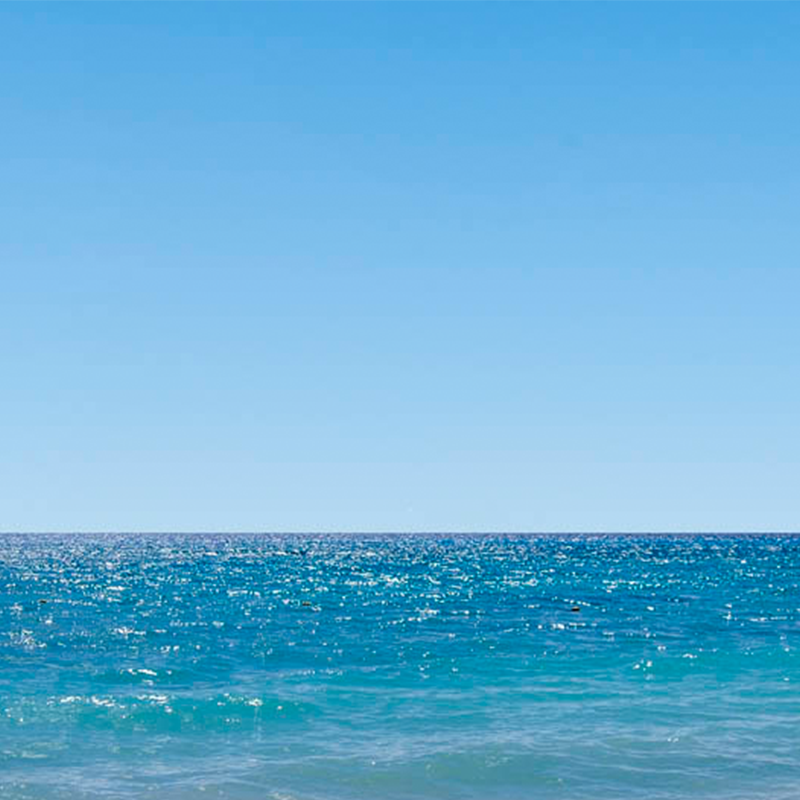
#> input picture target.png, 800 x 800 px
$ python main.py
#> lines starting #> are read from the running program, lines starting #| are printed output that depends on the picture
#> in read_image, data is the input picture: shape (800, 800, 4); mean R, G, B, A 104.3, 176.7, 216.8, 255
#> call 2 of read_image, with path = 'source.png'
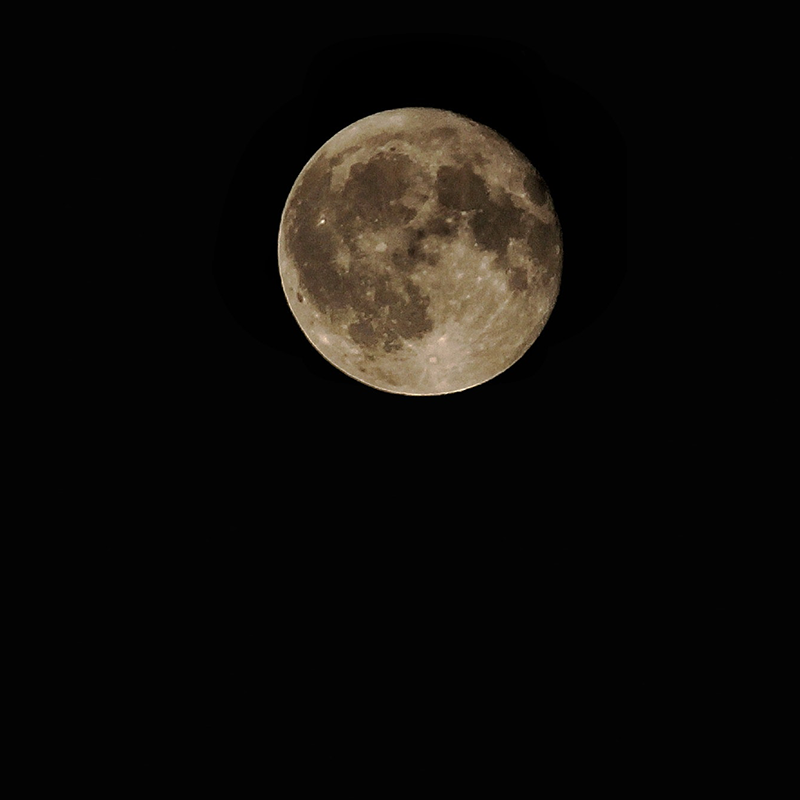
#> input picture source.png, 800 x 800 px
#> in read_image, data is the input picture: shape (800, 800, 4); mean R, G, B, A 14.5, 12.4, 9.8, 255
#> call 3 of read_image, with path = 'mask.png'
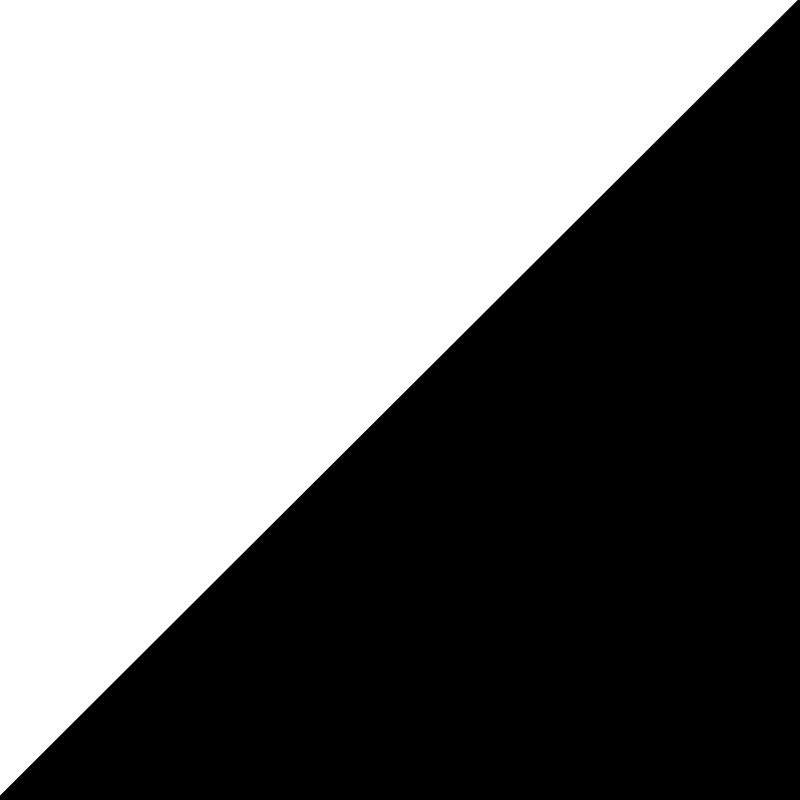
#> input picture mask.png, 800 x 800 px
#> in read_image, data is the input picture: shape (800, 800, 4); mean R, G, B, A 126.4, 126.4, 126.4, 255
#> in read_mask, `return image.mean(axis=2)`:
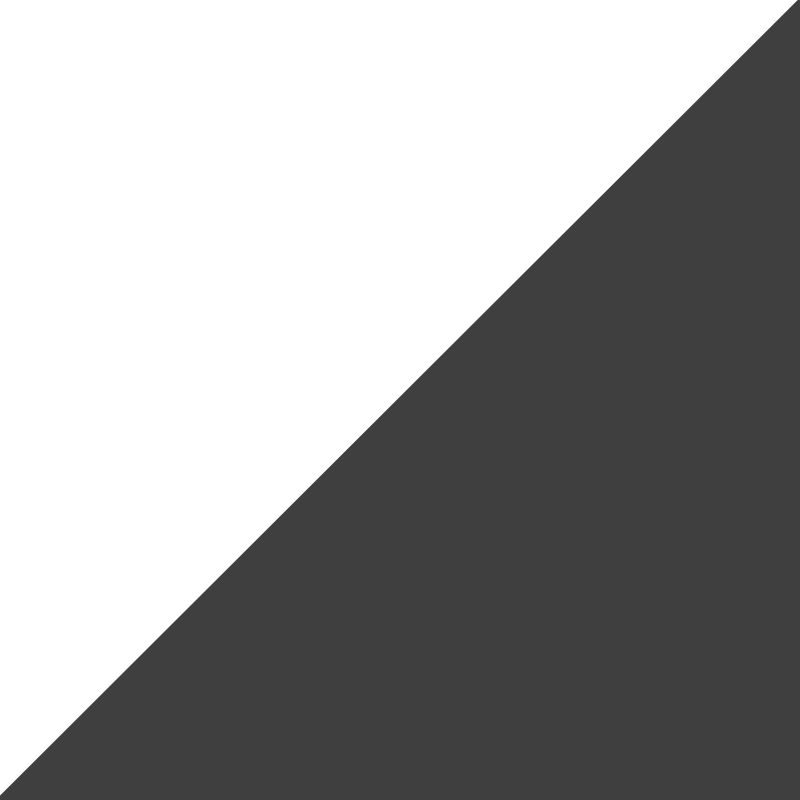
#> returned value: shape (800, 800) float64; min 0.25, max 1, mean 0.622
### blending.py
import typing
import numpy as np
import cv2

# References
# https://www.youtube.com/watch?v=HfM9s2ehErE
# https://theailearner.com/tag/image-blending-with-pyramid-and-mask/
# https://www.tutorialspoint.com/how-to-find-laplassian-pyramids-for-an-image-using-opencv-in-python

class Blending(typing.Protocol):
    def __call__(self, target: np.ndarray, source: np.ndarray, mask: np.ndarray): ...


# SCORE +3: For submitting  YOUR OWN target image, source image, mask image
# SCORE +2: For submitting the output for NaiveBlending and MultiBandBlending

class NaiveBlending(Blending):
    def __call__(self, target: np.ndarray, source: np.ndarray, mask: np.ndarray):
        assert target.ndim == 3
        H, W, C = target.shape
        assert source.shape == (H, W, C)
        assert mask.shape == (H, W)

        mask = mask[:, :, np.newaxis]

        # target -> background
        # source -> object to be added
        # mask -> source mask
        return target * (1 - mask) + source * mask


class MultiBandBlending(Blending):

    def __init__(self, num_levels) -> None:
#> called with num_levels = 9
        super().__init__()
        self.num_levels = num_levels
#> self.num_levels = 9

    def gaussian_pyramid(self, image: np.ndarray) -> typing.List[np.ndarray]:
        # SCORE +2: Generate a Gaussian Pyramid using the input 'image' of shape (H, W)
        # Hint: use cv2.pyrDown
        # Hint: The pyramid goes smaller the higher the index (pyramid[0] is bigger than pyramid[1], large->small)

        pyramid = [image]
        for i in range(self.num_levels - 1):
            pyramid.append(cv2.pyrDown(pyramid[i]))
        return pyramid

    def laplacian_pyramid(self, image: np.ndarray) -> typing.List[np.ndarray]:
        # SCORE +4: Generate a Gaussian Pyramid using the input 'image' of shape (H, W)
        # Hint: use cv2.pyrDown, and cv2.pyrUp
        # Hint: The pyramid goes smaller the higher the index (pyramid[0] is bigger than pyramid[1], large->small)
        # Hint: Replace 'None' with the correct expression

        pyramid = []
        current = image.copy()
        for i in range(self.num_levels - 1):
            lowfreq_features = cv2.pyrDown(current)
            lowfreq_features_upsampled = cv2.pyrUp(lowfreq_features, dstsize = (current.shape[1], current.shape[0])) # check if correct that it blurs the img again, check if need to specify dstsize https://www.tutorialspoint.com/how-to-find-laplassian-pyramids-for-an-image-using-opencv-in-python (modified)
            highfreq_features = current - lowfreq_features_upsampled
            pyramid.append(highfreq_features)
            current = lowfreq_features
        pyramid.append(current)
        return pyramid

    def blend_pyramids(self, target_pyramid: typing.List[np.ndarray], source_pyramid: typing.List[np.ndarray], mask_pyramid: typing.List[np.ndarray]) -> typing.List[np.ndarray]:
        # SCORE +1: Blend the features found for each level in the pyramid
        # Hint: See the class NaiveBlending (above)
        composites = []

        for target, source, mask in zip(target_pyramid, source_pyramid, mask_pyramid):
            composite = source * mask + target * (1.0 - mask) # Hint: Replace this line with the appropriate expression  # added https://theailearner.com/tag/image-blending-with-pyramid-and-mask/
            composites.append(composite)
        return composites

    def reconstruct(self, pyramid: typing.List[np.ndarray]) -> np.ndarray:
        # SCORE +1: Combine the different levels of the pyramid to generate one image
        # Hint: Use cv2.pyrUp
        pyramid = pyramid[::-1]  # invert from (large->small) to (small->large)
        image = pyramid[0]
        for feature in pyramid[1:]:
            image = cv2.pyrUp(image, dstsize=(feature.shape[1], feature.shape[0]))  # Hint: Replace this line with the appropriate expression # added, modified
            image += feature
        return image

    def split_channels(self, image: np.ndarray) -> typing.List[np.ndarray]:
        # SCORE +1: Split an image into multiple channels
        # Hint: (H, W, C) -> [(H, W), (H, W), ..., (H, W)]
        return [image[:, :, i] for i in range(image.shape[2])] # Hint: Replace this line with the appropriate expression

    def join_channels(self, channels: typing.List[np.ndarray]) -> np.ndarray:
        # SCORE +1: Combine the split channels to a single image of shape (H, W, C)
        # Hint: Use np.stack
        return np.stack(channels, axis = 2)

    def blend_channel(self, target: np.ndarray, source: np.ndarray, mask: np.ndarray):
        assert target.ndim == 2
        H, W = target.shape

        # Resizing target and source
        target = cv2.resize(target, (W, H))
        source = cv2.resize(source, (W, H))

        assert source.shape == (H, W)
        assert mask.shape == (H, W)

        target_pyramid = self.laplacian_pyramid(target)
        source_pyramid = self.laplacian_pyramid(source)
        mask_pyramid = self.gaussian_pyramid(mask)

        assert len(target_pyramid) == len(source_pyramid) == len(mask_pyramid) == self.num_levels

        composite_pyramid = self.blend_pyramids(target_pyramid, source_pyramid, mask_pyramid)
        composite = self.reconstruct(composite_pyramid)
        return composite

    def __call__(self, target: np.ndarray, source: np.ndarray, mask: np.ndarray):
        assert target.ndim == 3
        H, W, C = target.shape
#> H = 800; W = 800; C = 4
        assert source.shape == (H, W, C)
        assert mask.shape == (H, W)

        composite_channels = []

        target_channels = self.split_channels(target)
#> target_channels = 4 items
        source_channels = self.split_channels(source)
#> source_channels = 4 items

        assert len(target_channels) == len(source_channels)

        for target_channel, source_channel in zip(target_channels, source_channels):
            composite_channel = self.blend_channel(target_channel, source_channel, mask)
            composite_channels.append(composite_channel)
#> this loop made 4 passes
#> pass 1, in blend_channel, `source = cv2.resize(source, (W, H))`:
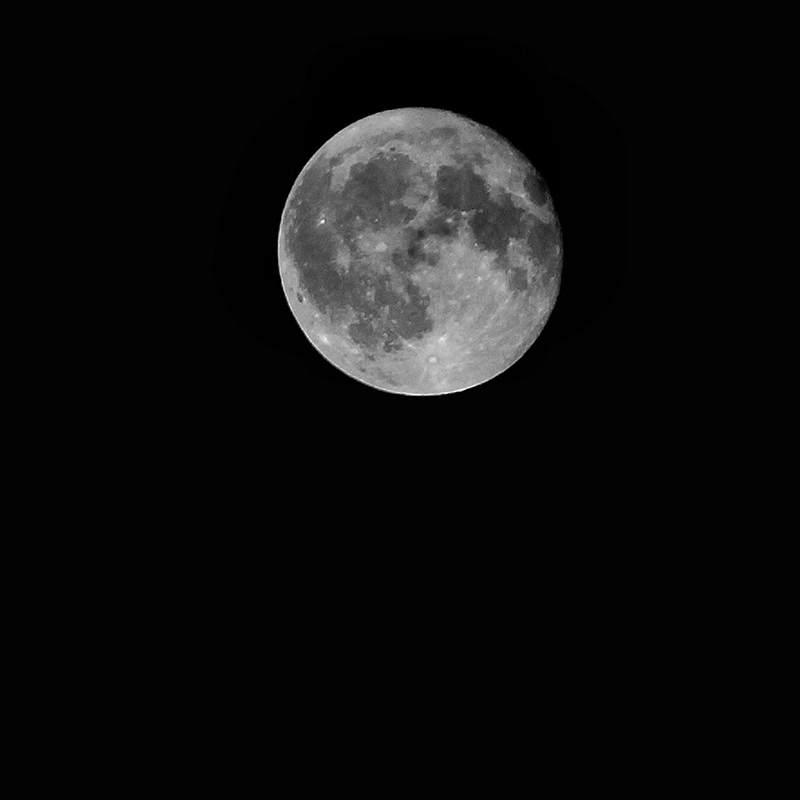
#> source: shape (800, 800) float64; min 0, max 1, mean 0.0568
#> pass 1, in blend_channel, `composite = self.reconstruct(composite_pyramid)`:
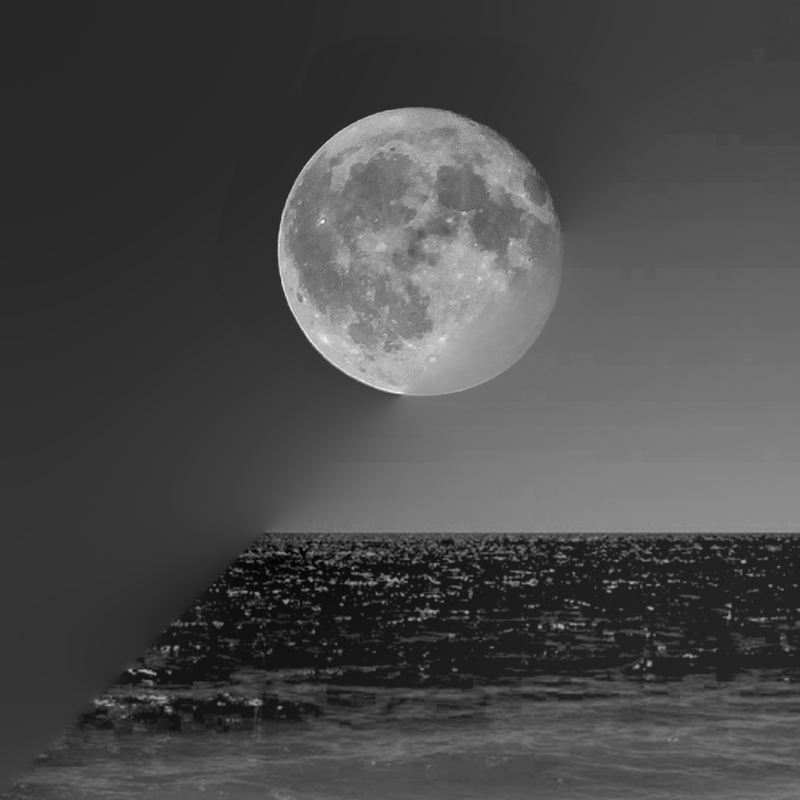
#> composite: shape (800, 800) float64; min -0.179, max 1.07, mean 0.183; drawn with min black and max white
#> pass 2, in blend_channel (call 2), `target = cv2.resize(target, (W, H))`:
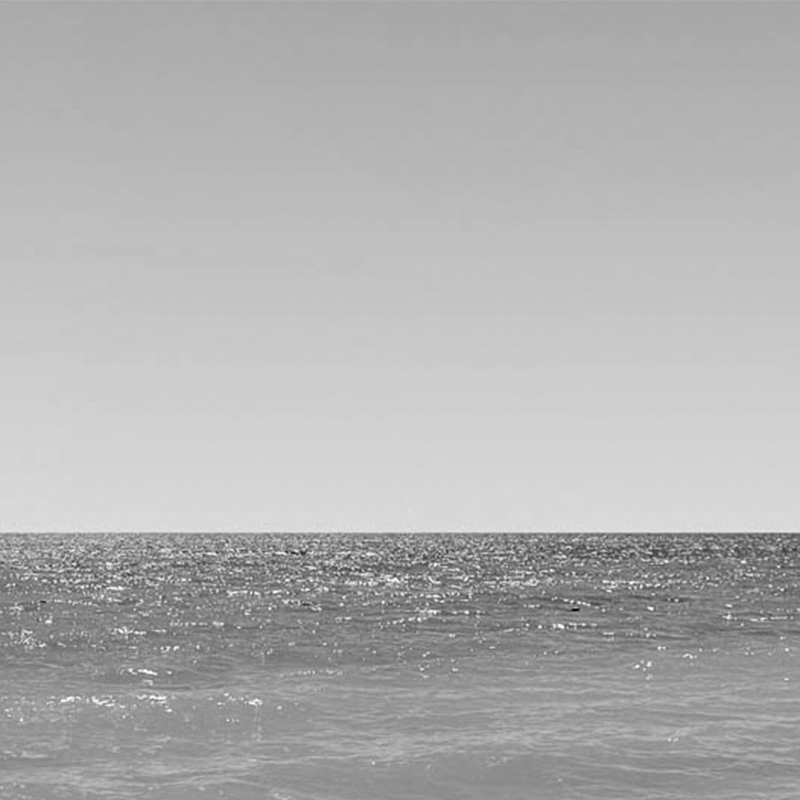
#> target: shape (800, 800) float64; min 0.0275, max 1, mean 0.693
#> after the loop, composite_channels = 4 items

        composite = self.join_channels(composite_channels)
        return composite

### main.py
import imageio
import numpy as np

import blending


def read_image(path) -> np.ndarray:
    data = imageio.imread(path)
    return np.array(data) / 255


def read_mask(path) -> np.ndarray:
    image = read_image(path)
    return image.mean(axis=2)


def write_image(image: np.ndarray, path):
#> called with path = '.output_multiband.png'
    image = (image - image.min()) / (image.max() - image.min())
    image = image * 255
    image = np.clip(image, 0, 255)
    image = image.astype(np.uint8)
    imageio.imwrite(path, image)


def compute_num_levels(image: np.ndarray):
    h, w, c = image.shape
    return int(np.floor(np.log2(min(h, w))))


if __name__ == "__main__":

    # in png format
    target = read_image("target.png")
    source = read_image("source.png")
    mask = read_mask("mask.png")

    blender = blending.MultiBandBlending(num_levels=compute_num_levels(target))
    composite = blender(target, source, mask)
    write_image(composite, ".output_multiband.png")

    blender = blending.NaiveBlending()
    composite = blender(target, source, mask)
#> in __call__, `return target * (1 - mask) + source * mask`:
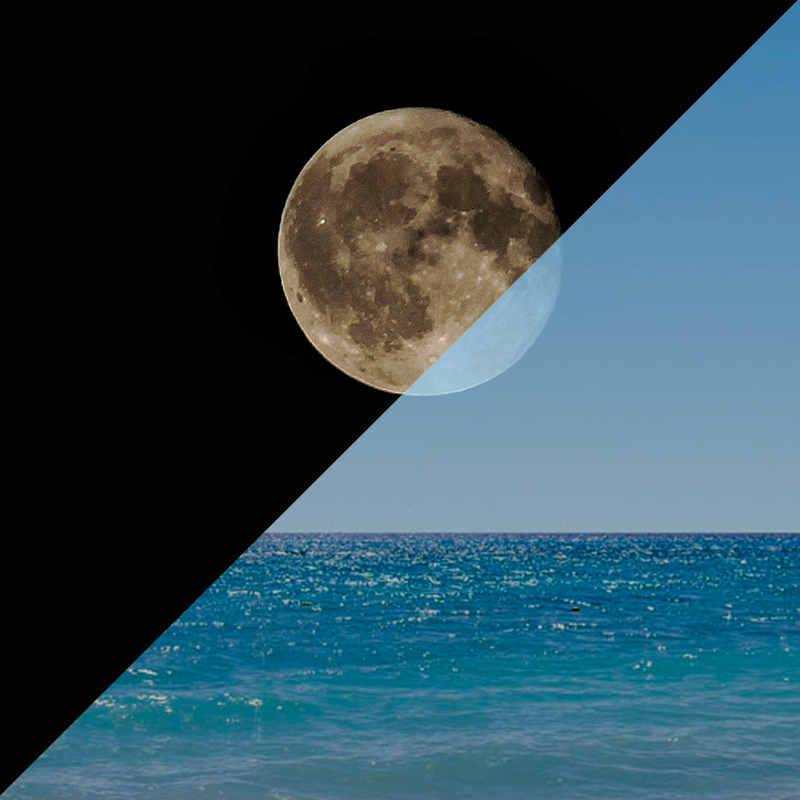
#> returned value: shape (800, 800, 4) float64; mean of channels 0, 1, 2, 3 0.186, 0.291, 0.334, 1; drawn as R, G, B
    write_image(composite, ".output_naive.png")
